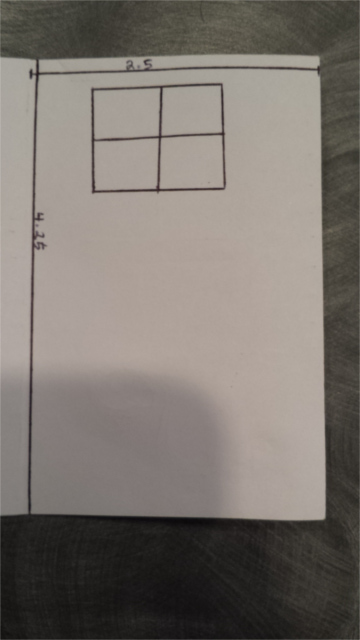
#> input picture images/planner.jpg, 360 x 640 px
$ python hough_lines.py   (Python 2 division)
#> lines starting #> are read from the running program, lines starting #| are printed output that depends on the picture; after the words box and inside, x2 and y2 are one past the last pixel; in counts of white or black regions, pixels touching at a corner belong together
''' file name : houghlines.py

Description : This sample shows how to detect lines using Hough Transform

This is Python version of this tutorial : http://opencv.itseez.com/doc/tutorials/imgproc/imgtrans/hough_lines/hough_lines.html

Level : Beginner

Benefits : Learn to find lines in an image and draw them

Usage : python houghlines.py

Written by : Abid K. (abidrahman2@gmail.com) , Visit opencvpython.blogspot.com for more tutorials '''

import cv2
import numpy as np
from matplotlib import pyplot as plt

print " Hough Lines demo "
print " Press h to draw lines using cv2.HoughLines()"
print " Press p to draw lines using cv2.HoughLinesP()"
print " All the parameter values selected at random, Change it the way you like"

im = cv2.imread('./images/planner.jpg')
#> im is the input picture: shape (640, 360, 3); mean B, G, R 110.1, 116.3, 122.9
gray = cv2.cvtColor(im,cv2.COLOR_BGR2GRAY)
edges = cv2.Canny(gray,150,200,apertureSize = 3)
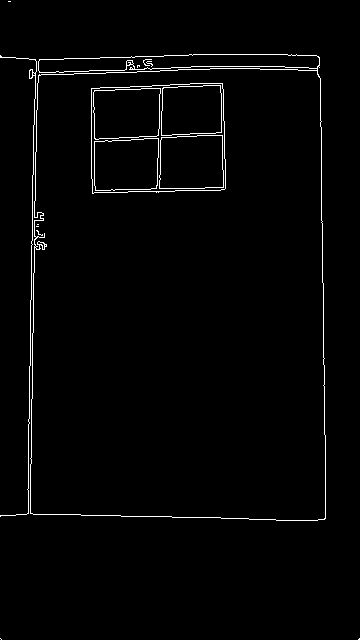
#> edges: shape (640, 360); 1.8% white in thin lines or dots


cv2.imshow('houghlines',im)

while(True):
    img = im.copy()
    k = cv2.waitKey(0)
#> (key Esc is pressed here)

    if k == ord('h'):   # Press 'h' to enable cv2.HoughLines()
        lines = cv2.HoughLines(edges,1,np.pi/180,275)
        for rho,theta in lines[0]:
            a = np.cos(theta)
            b = np.sin(theta)
            x0 = a*rho
            y0 = b*rho
            x1 = int(x0 + 1000*(-b))   # Here i have used int() instead of rounding the decimal value, so 3.8 --> 3
            y1 = int(y0 + 1000*(a))    # But if you want to round the number, then use np.around() function, then 3.8 --> 4.0
            x2 = int(x0 - 1000*(-b))   # But we need integers, so use int() function after that, ie int(np.around(x))
            y2 = int(y0 - 1000*(a))
            cv2.line(img,(x1,y1),(x2,y2),(0,255,0),2)
        cv2.imshow('houghlines',img)

    elif k == ord('p'): # Press 'p' to enable cv2.HoughLinesP()
        lines = cv2.HoughLinesP(edges,1,np.pi/180,150, minLineLength = 100, maxLineGap = 10)
        for x1,y1,x2,y2 in lines[0]:
            cv2.line(img,(x1,y1),(x2,y2),(0,255,0),2)
        cv2.imshow('houghlines',img)

    elif k == 27:    # Press 'ESC' to exit
        break

cv2.destroyAllWindows()

$ run again, with images/building.jpg copied over images/planner.jpg
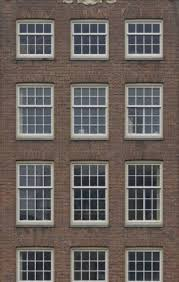
#> input picture images/building.jpg, 179 x 282 px
#> im is the input picture: shape (282, 179, 3); mean B, G, R 92.1, 96.4, 105.2
#> `edges = cv2.Canny(gray,150,200,apertureSize = 3)`:
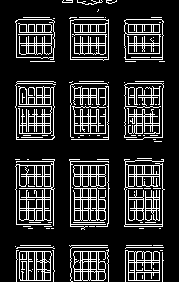
#> edges: shape (282, 179); 17% white in thin lines or dots, all inside (x1, y1, x2, y2) = (15, 0, 165, 282)
